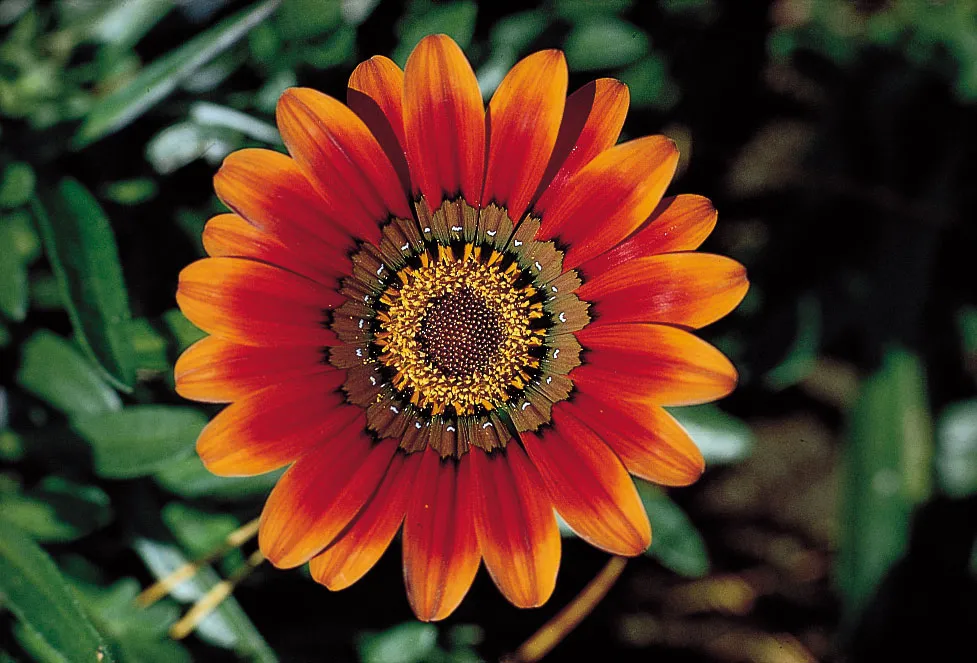
#> input picture image.jpg, 977 x 663 px
$ jupyter execute 08-04-2026_Image_Filter_Lab.ipynb   (shell and % lines are left out)
#> lines starting #> are read from the running program, lines starting #| are printed output that depends on the picture; after the words box and inside, x2 and y2 are one past the last pixel; in counts of white or black regions, pixels touching at a corner belong together
[cell 1]
import cv2

img = cv2.imread("image.jpg")
#> img is the input picture: shape (663, 977, 3); mean B, G, R 34.7, 52.9, 83.1

if img is None:
    print("❌ Image not found")
else:
    print("✅ Image loaded successfully")

[cell 2]
import cv2
import matplotlib.pyplot as plt


img = cv2.imread("image.jpg")

img_rgb = cv2.cvtColor(img, cv2.COLOR_BGR2RGB)
gray = cv2.cvtColor(img, cv2.COLOR_BGR2GRAY)
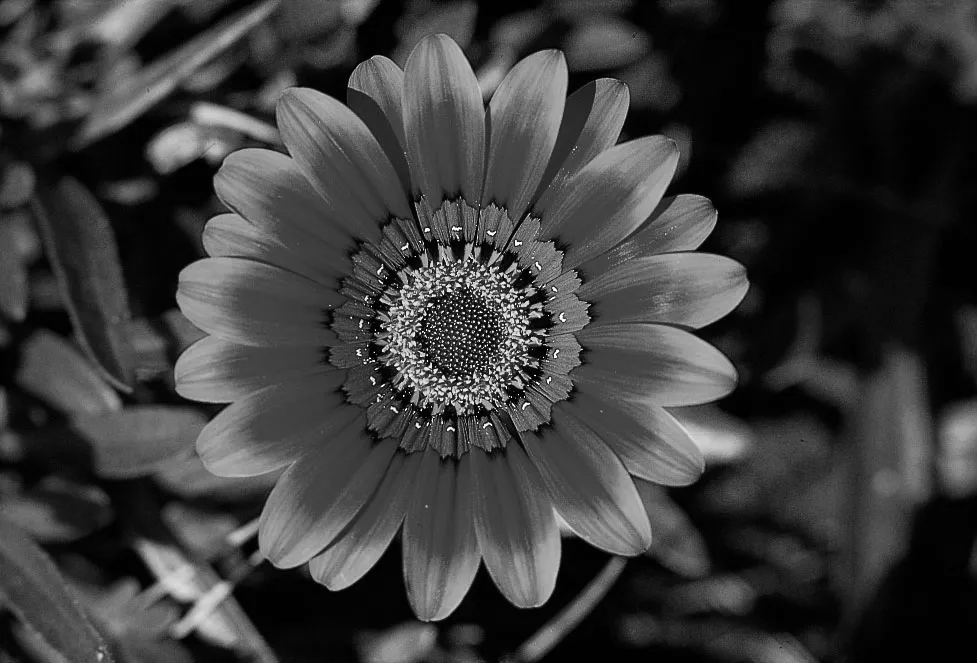
#> gray: shape (663, 977); min 0, max 255, mean 59.9
blur = cv2.GaussianBlur(img_rgb, (5, 5), 0)
edges = cv2.Canny(img, 100, 200)
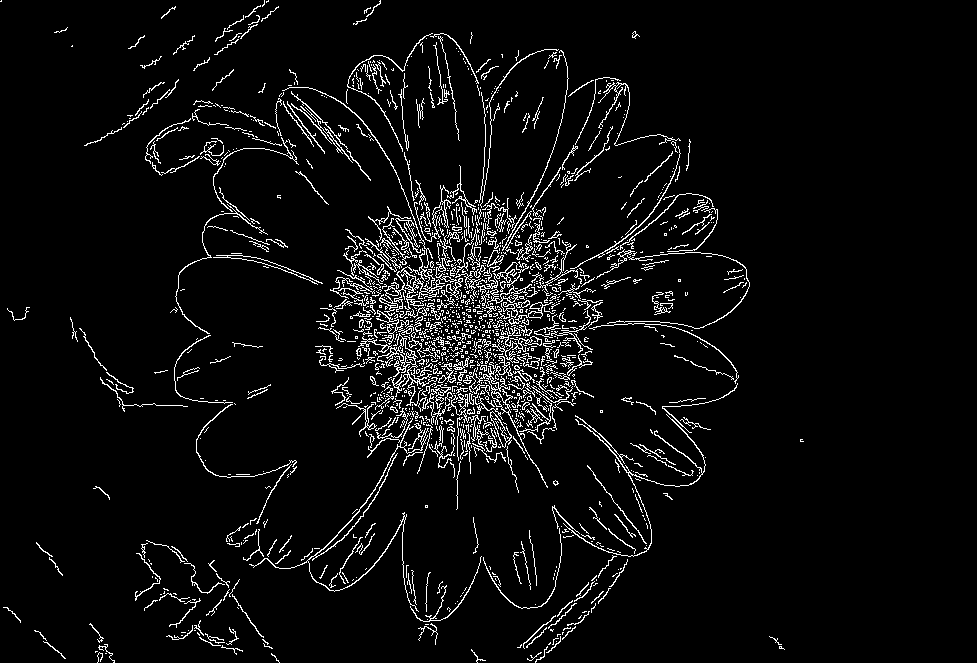
#> edges: shape (663, 977); 5.1% white in thin lines or dots, all inside (x1, y1, x2, y2) = (0, 0, 804, 663)

plt.figure(figsize=(10, 8))

plt.subplot(2,2,1)
plt.imshow(img_rgb)
plt.title("Original")
plt.axis("off")

plt.subplot(2,2,2)
plt.imshow(gray, cmap='gray')
plt.title("Grayscale")
plt.axis("off")

plt.subplot(2,2,3)
plt.imshow(blur)
plt.title("Blur")
plt.axis("off")

plt.subplot(2,2,4)
plt.imshow(edges, cmap='gray')
plt.title("Edges")
plt.axis("off")

plt.tight_layout()
plt.show()
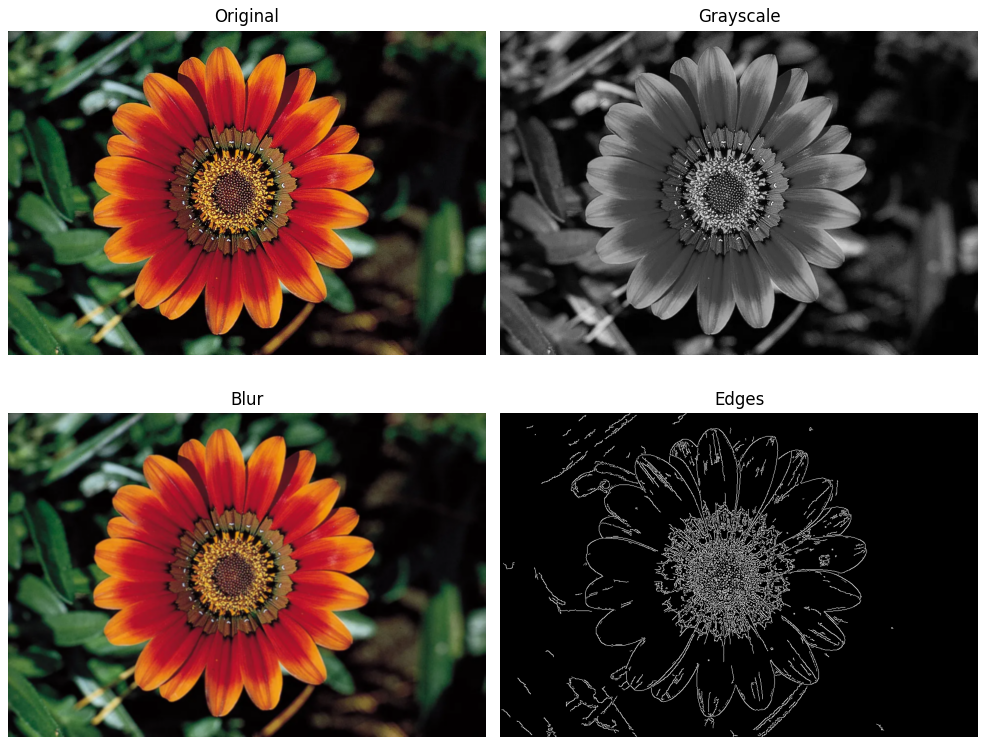
#> figure drawn by matplotlib, 4 panels
